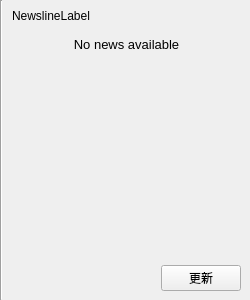
<?xml version="1.0" encoding="UTF-8"?>
<ui version="4.0">
 <class>NewslineWidget</class>
 <widget class="QWidget" name="NewslineWidget">
  <property name="geometry">
   <rect>
    <x>0</x>
    <y>0</y>
    <width>250</width>
    <height>300</height>
   </rect>
  </property>
  <property name="sizePolicy">
   <sizepolicy hsizetype="Preferred" vsizetype="Preferred">
    <horstretch>0</horstretch>
    <verstretch>0</verstretch>
   </sizepolicy>
  </property>
  <property name="minimumSize">
   <size>
    <width>0</width>
    <height>0</height>
   </size>
  </property>
  <property name="maximumSize">
   <size>
    <width>16777215</width>
    <height>16777215</height>
   </size>
  </property>
  <property name="windowTitle">
   <string notr="true">Form</string>
  </property>
  <layout class="QHBoxLayout" name="horizontalLayout">
   <property name="spacing">
    <number>0</number>
   </property>
   <property name="leftMargin">
    <number>0</number>
   </property>
   <property name="topMargin">
    <number>0</number>
   </property>
   <property name="rightMargin">
    <number>0</number>
   </property>
   <property name="bottomMargin">
    <number>0</number>
   </property>
   <item>
    <widget class="QFrame" name="frame">
     <property name="frameShape">
      <enum>QFrame::VLine</enum>
     </property>
     <property name="frameShadow">
      <enum>QFrame::Sunken</enum>
     </property>
    </widget>
   </item>
   <item>
    <widget class="QFrame" name="ContentsFrame">
     <property name="sizePolicy">
      <sizepolicy hsizetype="Minimum" vsizetype="Preferred">
       <horstretch>0</horstretch>
       <verstretch>0</verstretch>
      </sizepolicy>
     </property>
     <property name="minimumSize">
      <size>
       <width>0</width>
       <height>0</height>
      </size>
     </property>
     <property name="maximumSize">
      <size>
       <width>16777215</width>
       <height>16777215</height>
      </size>
     </property>
     <property name="frameShape">
      <enum>QFrame::NoFrame</enum>
     </property>
     <property name="frameShadow">
      <enum>QFrame::Raised</enum>
     </property>
     <layout class="QVBoxLayout" name="verticalLayout_3" stretch="0,0,0,1,0,0">
      <item>
       <widget class="QLabel" name="NewslineLabel">
        <property name="text">
         <string notr="true">NewslineLabel</string>
        </property>
       </widget>
      </item>
      <item>
       <spacer name="verticalSpacer">
        <property name="orientation">
         <enum>Qt::Vertical</enum>
        </property>
        <property name="sizeType">
         <enum>QSizePolicy::Fixed</enum>
        </property>
        <property name="sizeHint" stdset="0">
         <size>
          <width>20</width>
          <height>8</height>
         </size>
        </property>
       </spacer>
      </item>
      <item>
       <widget class="QLabel" name="NoNewsLabel">
        <property name="font">
         <font>
          <pointsize>10</pointsize>
         </font>
        </property>
        <property name="text">
         <string>No news available</string>
        </property>
        <property name="scaledContents">
         <bool>false</bool>
        </property>
        <property name="alignment">
         <set>Qt::AlignCenter</set>
        </property>
        <property name="textInteractionFlags">
         <set>Qt::NoTextInteraction</set>
        </property>
       </widget>
      </item>
      <item>
       <widget class="QScrollArea" name="scrollArea">
        <property name="sizePolicy">
         <sizepolicy hsizetype="Preferred" vsizetype="Expanding">
          <horstretch>0</horstretch>
          <verstretch>0</verstretch>
         </sizepolicy>
        </property>
        <property name="frameShape">
         <enum>QFrame::NoFrame</enum>
        </property>
        <property name="horizontalScrollBarPolicy">
         <enum>Qt::ScrollBarAlwaysOff</enum>
        </property>
        <property name="widgetResizable">
         <bool>true</bool>
        </property>
        <property name="alignment">
         <set>Qt::AlignLeading|Qt::AlignLeft|Qt::AlignTop</set>
        </property>
        <widget class="QWidget" name="NewslineContents">
         <property name="geometry">
          <rect>
           <x>0</x>
           <y>0</y>
           <width>229</width>
           <height>178</height>
          </rect>
         </property>
         <property name="sizePolicy">
          <sizepolicy hsizetype="Minimum" vsizetype="Preferred">
           <horstretch>0</horstretch>
           <verstretch>0</verstretch>
          </sizepolicy>
         </property>
         <property name="styleSheet">
          <string notr="true"/>
         </property>
         <layout class="QVBoxLayout" name="verticalLayout_2">
          <property name="sizeConstraint">
           <enum>QLayout::SetDefaultConstraint</enum>
          </property>
          <property name="leftMargin">
           <number>6</number>
          </property>
          <property name="topMargin">
           <number>6</number>
          </property>
          <property name="rightMargin">
           <number>6</number>
          </property>
          <property name="bottomMargin">
           <number>6</number>
          </property>
         </layout>
        </widget>
       </widget>
      </item>
      <item>
       <spacer name="verticalSpacer_2">
        <property name="orientation">
         <enum>Qt::Vertical</enum>
        </property>
        <property name="sizeType">
         <enum>QSizePolicy::Fixed</enum>
        </property>
        <property name="sizeHint" stdset="0">
         <size>
          <width>20</width>
          <height>12</height>
         </size>
        </property>
       </spacer>
      </item>
      <item>
       <layout class="QHBoxLayout" name="horizontalLayout_6">
        <item>
         <spacer name="horizontalSpacer_5">
          <property name="orientation">
           <enum>Qt::Horizontal</enum>
          </property>
          <property name="sizeHint" stdset="0">
           <size>
            <width>40</width>
            <height>20</height>
           </size>
          </property>
         </spacer>
        </item>
        <item>
         <widget class="QPushButton" name="UpdateButton">
          <property name="text">
           <string>更新</string>
          </property>
         </widget>
        </item>
       </layout>
      </item>
     </layout>
    </widget>
   </item>
  </layout>
 </widget>
 <resources/>
 <connections/>
</ui>
